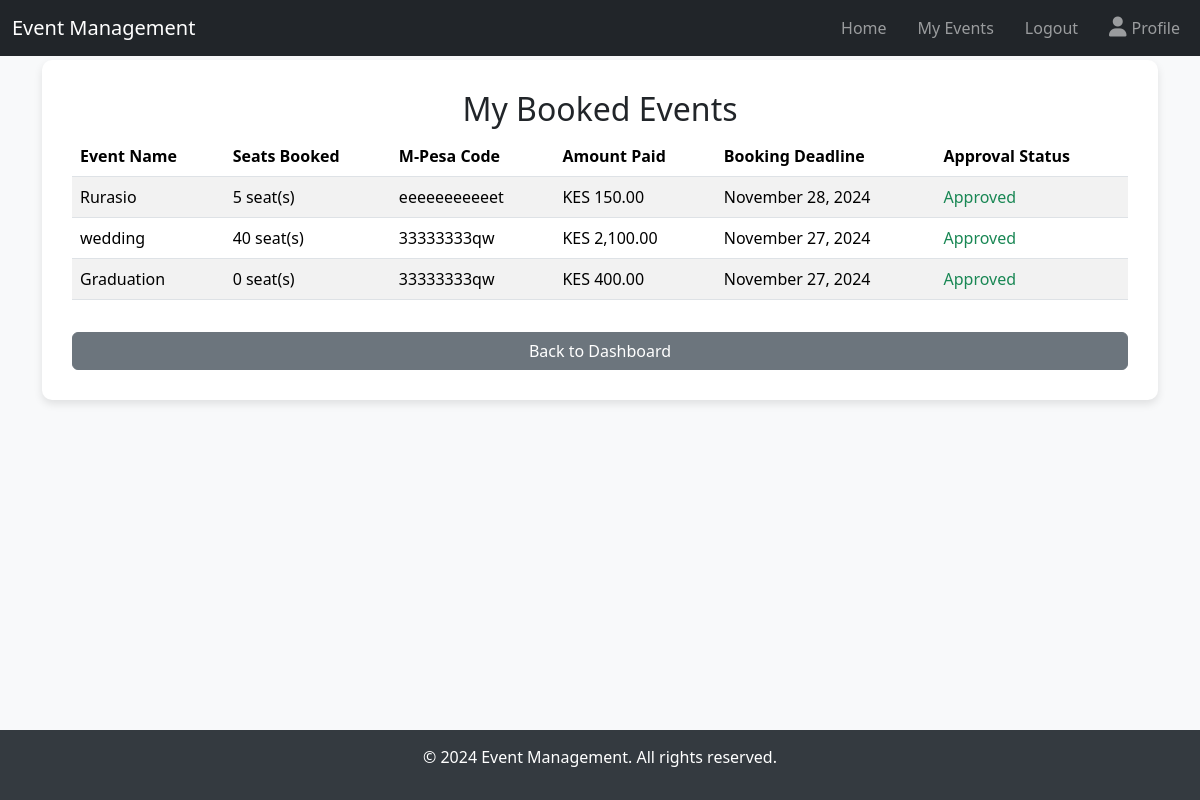
The page /users/my_events.php (signed in) on the database its author committed.
### tables this page shows
CREATE TABLE `bookings` (
  `id` int(11) NOT NULL,
  `event_id` int(11) NOT NULL,
  `user_id` int(11) NOT NULL,
  `num_seats` int(11) NOT NULL,
  `booking_date` datetime DEFAULT current_timestamp(),
  `amount` decimal(10,2) NOT NULL,
  `mpesa_code` varchar(255) DEFAULT NULL,
  `approval_status` enum('pending','approved','rejected') DEFAULT 'pending'
);

CREATE TABLE `events` (
  `id` int(11) NOT NULL,
  `name` varchar(255) NOT NULL,
  `date` date NOT NULL,
  `location` varchar(255) NOT NULL,
  `capacity` int(10) NOT NULL,
  `cost` int(20) NOT NULL,
  `booking_dateline` date NOT NULL,
  `description` text DEFAULT NULL,
  `event_image` varchar(50) NOT NULL,
  `created_at` timestamp NOT NULL DEFAULT current_timestamp()
);

### users/my_events.php (the view, shortened to what this page needs)
<?php
include('header_footer.php');
$user_id = $_SESSION['user_id'];
$sql = "SELECT e.name, e.booking_dateline, b.num_seats, b.mpesa_code, b.amount, b.approval_status
        FROM bookings b
        JOIN events e ON b.event_id = e.id
        WHERE b.user_id = ?
        ORDER BY e.booking_dateline DESC";
$stmt = $conn->prepare($sql);
$stmt->bind_param("i", $user_id);
$stmt->execute();
$result = $stmt->get_result();
if ($result->num_rows > 0) {
    $bookings = $result->fetch_all(MYSQLI_ASSOC);
} else {
    $no_bookings = true;
}
?>
<!DOCTYPE html>
<html lang="en">
<head>
    <link href="../assets/css/bootstrap.min.css" rel="stylesheet">
</head>
<body>
    <div class="container">
        <div class="table-container">
            <h2 class="text-center">My Booked Events</h2>
            <?php if (isset($no_bookings)): ?>
                <div class="alert alert-info text-center">
                    You have not booked any events yet.
                </div>
            <?php else: ?>
                <table class="table table-striped">
                    <thead>
                        <tr>
                            <th>Event Name</th>
                            <th>Seats Booked</th>
                            <th>M-Pesa Code</th>
                            <th>Amount Paid</th>
                            <th>Booking Deadline</th>
                            <th>Approval Status</th>
                        </tr>
                    </thead>
                    <tbody>
                        <?php foreach ($bookings as $booking): ?>
                            <tr>
                                <td><?php echo htmlspecialchars($booking['name']); ?></td>
                                <td><?php echo $booking['num_seats']; ?> seat(s)</td>
                                <td><?php echo htmlspecialchars($booking['mpesa_code']); ?></td>
                                <td>KES <?php echo number_format($booking['amount'], 2); ?></td>
                                <td><?php echo date('F j, Y', strtotime($booking['booking_dateline'])); ?></td>
                                <td>
                                    <?php
                                        if ($booking['approval_status'] == 'pending') {
                                            echo '<span class="text-warning">Pending</span>';
                                        } elseif ($booking['approval_status'] == 'approved') {
                                            echo '<span class="text-success">Approved</span>';
                                        } elseif ($booking['approval_status'] == 'rejected') {
                                            echo '<span class="text-danger">Rejected</span>';
                                        }
                                    ?>
                                </td>
                            </tr>
                        <?php endforeach; ?>
                    </tbody>
                </table>
            <?php endif; ?>
            <a href="user_dashboard.php" class="btn btn-secondary mt-3 w-100">Back to Dashboard</a>
        </div>
    </div>
</body>
</html>

### users/header_footer.php (style rules this page uses)
body { background-color: #f8f9fa; padding-top: 60px; padding-bottom: 60px; }

### users/my_events.php (style rules this page uses)
body { background-color: #f8f9fa; }
.container { margin-top: 0px; }
.table-container { background-color: #ffffff; padding: 30px; border-radius: 10px; box-shadow: 0 4px 8px rgba(0, 0, 0, 0.1); }

### rows shown on the page
bookings: event.name "Rurasio", num_seats "5", mpesa_code "eeeeeeeeeeet", amount "150.00", event.booking_dateline "November 28, 2024", approval_status "Approved"
bookings: event.name "wedding", num_seats "40", mpesa_code "33333333qw", amount "2,100.00", event.booking_dateline "November 27, 2024", approval_status "Approved"
bookings: event.name "Graduation", num_seats "0", mpesa_code "33333333qw", amount "400.00", event.booking_dateline "November 27, 2024", approval_status "Approved"
